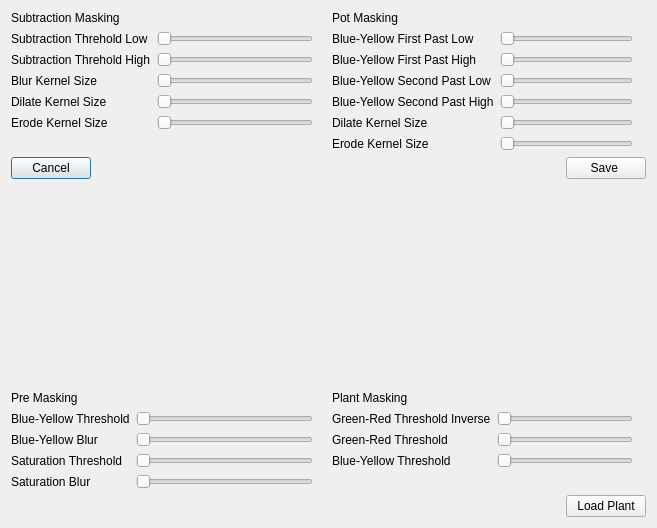
<?xml version="1.0" encoding="UTF-8"?>
<ui version="4.0">
 <class>ManualImportMaskSubtraction</class>
 <widget class="QDialog" name="ManualImportMaskSubtraction">
  <property name="geometry">
   <rect>
    <x>0</x>
    <y>0</y>
    <width>657</width>
    <height>476</height>
   </rect>
  </property>
  <property name="windowTitle">
   <string>Dialog</string>
  </property>
  <layout class="QVBoxLayout" name="verticalLayout_18">
   <item>
    <layout class="QHBoxLayout" name="horizontalLayout_10">
     <item>
      <layout class="QVBoxLayout" name="verticalLayout_17">
       <item>
        <widget class="QLabel" name="label_40">
         <property name="text">
          <string>Subtraction Masking</string>
         </property>
        </widget>
       </item>
       <item>
        <layout class="QHBoxLayout" name="horizontalLayout_3">
         <item>
          <layout class="QVBoxLayout" name="verticalLayout_2">
           <item>
            <widget class="QLabel" name="label">
             <property name="text">
              <string>Subtraction Threhold Low</string>
             </property>
            </widget>
           </item>
           <item>
            <widget class="QLabel" name="label_2">
             <property name="text">
              <string>Subtraction Threhold High</string>
             </property>
            </widget>
           </item>
           <item>
            <widget class="QLabel" name="label_7">
             <property name="text">
              <string>Blur Kernel Size</string>
             </property>
            </widget>
           </item>
           <item>
            <widget class="QLabel" name="label_29">
             <property name="text">
              <string>Dilate Kernel Size</string>
             </property>
            </widget>
           </item>
           <item>
            <widget class="QLabel" name="label_30">
             <property name="text">
              <string>Erode Kernel Size</string>
             </property>
            </widget>
           </item>
          </layout>
         </item>
         <item>
          <layout class="QVBoxLayout" name="verticalLayout_3">
           <item>
            <widget class="QSlider" name="sTL">
             <property name="maximum">
              <number>255</number>
             </property>
             <property name="orientation">
              <enum>Qt::Horizontal</enum>
             </property>
            </widget>
           </item>
           <item>
            <widget class="QSlider" name="sTH">
             <property name="maximum">
              <number>255</number>
             </property>
             <property name="orientation">
              <enum>Qt::Horizontal</enum>
             </property>
            </widget>
           </item>
           <item>
            <widget class="QSlider" name="bKS">
             <property name="minimum">
              <number>1</number>
             </property>
             <property name="maximum">
              <number>9</number>
             </property>
             <property name="singleStep">
              <number>2</number>
             </property>
             <property name="pageStep">
              <number>2</number>
             </property>
             <property name="orientation">
              <enum>Qt::Horizontal</enum>
             </property>
            </widget>
           </item>
           <item>
            <widget class="QSlider" name="DifferenceDilateKernelSize">
             <property name="maximum">
              <number>10</number>
             </property>
             <property name="orientation">
              <enum>Qt::Horizontal</enum>
             </property>
            </widget>
           </item>
           <item>
            <widget class="QSlider" name="DifferenceErodeKernelSize">
             <property name="maximum">
              <number>10</number>
             </property>
             <property name="orientation">
              <enum>Qt::Horizontal</enum>
             </property>
            </widget>
           </item>
          </layout>
         </item>
         <item>
          <layout class="QVBoxLayout" name="verticalLayout_4">
           <item>
            <widget class="QLabel" name="label_12">
             <property name="text">
              <string/>
             </property>
            </widget>
           </item>
           <item>
            <widget class="QLabel" name="label_13">
             <property name="text">
              <string/>
             </property>
            </widget>
           </item>
           <item>
            <widget class="QLabel" name="label_15">
             <property name="text">
              <string/>
             </property>
            </widget>
           </item>
           <item>
            <widget class="QLabel" name="label_31">
             <property name="text">
              <string/>
             </property>
            </widget>
           </item>
           <item>
            <widget class="QLabel" name="label_32">
             <property name="text">
              <string/>
             </property>
            </widget>
           </item>
          </layout>
         </item>
        </layout>
       </item>
       <item>
        <spacer name="verticalSpacer_3">
         <property name="orientation">
          <enum>Qt::Vertical</enum>
         </property>
         <property name="sizeHint" stdset="0">
          <size>
           <width>20</width>
           <height>40</height>
          </size>
         </property>
        </spacer>
       </item>
      </layout>
     </item>
     <item>
      <layout class="QVBoxLayout" name="verticalLayout_12">
       <item>
        <widget class="QLabel" name="label_24">
         <property name="text">
          <string>Pot Masking</string>
         </property>
        </widget>
       </item>
       <item>
        <layout class="QHBoxLayout" name="horizontalLayout_7">
         <item>
          <layout class="QVBoxLayout" name="verticalLayout_9">
           <item>
            <widget class="QLabel" name="label_3">
             <property name="text">
              <string>Blue-Yellow First Past Low</string>
             </property>
            </widget>
           </item>
           <item>
            <widget class="QLabel" name="label_4">
             <property name="text">
              <string>Blue-Yellow First Past High</string>
             </property>
            </widget>
           </item>
           <item>
            <widget class="QLabel" name="label_5">
             <property name="text">
              <string>Blue-Yellow Second Past Low</string>
             </property>
            </widget>
           </item>
           <item>
            <widget class="QLabel" name="label_6">
             <property name="text">
              <string>Blue-Yellow Second Past High</string>
             </property>
            </widget>
           </item>
           <item>
            <widget class="QLabel" name="label_25">
             <property name="text">
              <string>Dilate Kernel Size</string>
             </property>
            </widget>
           </item>
           <item>
            <widget class="QLabel" name="label_26">
             <property name="text">
              <string>Erode Kernel Size</string>
             </property>
            </widget>
           </item>
          </layout>
         </item>
         <item>
          <layout class="QVBoxLayout" name="verticalLayout_10">
           <item>
            <widget class="QSlider" name="bYFPL">
             <property name="maximum">
              <number>255</number>
             </property>
             <property name="orientation">
              <enum>Qt::Horizontal</enum>
             </property>
            </widget>
           </item>
           <item>
            <widget class="QSlider" name="bYFPH">
             <property name="maximum">
              <number>255</number>
             </property>
             <property name="orientation">
              <enum>Qt::Horizontal</enum>
             </property>
            </widget>
           </item>
           <item>
            <widget class="QSlider" name="bYSPL">
             <property name="maximum">
              <number>255</number>
             </property>
             <property name="orientation">
              <enum>Qt::Horizontal</enum>
             </property>
            </widget>
           </item>
           <item>
            <widget class="QSlider" name="bYSPH">
             <property name="maximum">
              <number>255</number>
             </property>
             <property name="orientation">
              <enum>Qt::Horizontal</enum>
             </property>
            </widget>
           </item>
           <item>
            <widget class="QSlider" name="PotDilateKernelSize">
             <property name="minimum">
              <number>1</number>
             </property>
             <property name="maximum">
              <number>10</number>
             </property>
             <property name="singleStep">
              <number>2</number>
             </property>
             <property name="pageStep">
              <number>2</number>
             </property>
             <property name="orientation">
              <enum>Qt::Horizontal</enum>
             </property>
            </widget>
           </item>
           <item>
            <widget class="QSlider" name="PotErodeKernelSize">
             <property name="minimum">
              <number>1</number>
             </property>
             <property name="maximum">
              <number>10</number>
             </property>
             <property name="singleStep">
              <number>2</number>
             </property>
             <property name="pageStep">
              <number>2</number>
             </property>
             <property name="orientation">
              <enum>Qt::Horizontal</enum>
             </property>
            </widget>
           </item>
          </layout>
         </item>
         <item>
          <layout class="QVBoxLayout" name="verticalLayout_11">
           <item>
            <widget class="QLabel" name="label_14">
             <property name="text">
              <string/>
             </property>
            </widget>
           </item>
           <item>
            <widget class="QLabel" name="label_11">
             <property name="text">
              <string/>
             </property>
            </widget>
           </item>
           <item>
            <widget class="QLabel" name="label_10">
             <property name="text">
              <string/>
             </property>
            </widget>
           </item>
           <item>
            <widget class="QLabel" name="label_9">
             <property name="text">
              <string/>
             </property>
            </widget>
           </item>
           <item>
            <widget class="QLabel" name="label_27">
             <property name="text">
              <string/>
             </property>
            </widget>
           </item>
           <item>
            <widget class="QLabel" name="label_28">
             <property name="text">
              <string/>
             </property>
            </widget>
           </item>
          </layout>
         </item>
        </layout>
       </item>
       <item>
        <spacer name="verticalSpacer_4">
         <property name="orientation">
          <enum>Qt::Vertical</enum>
         </property>
         <property name="sizeHint" stdset="0">
          <size>
           <width>20</width>
           <height>40</height>
          </size>
         </property>
        </spacer>
       </item>
      </layout>
     </item>
    </layout>
   </item>
   <item>
    <layout class="QHBoxLayout" name="horizontalLayout_5">
     <item>
      <widget class="QPushButton" name="pushButton_5">
       <property name="text">
        <string>Cancel</string>
       </property>
       <property name="icon">
        <iconset resource="images.qrc">
         <normaloff>:/icons/Images/process-stop.svg</normaloff>:/icons/Images/process-stop.svg</iconset>
       </property>
      </widget>
     </item>
     <item>
      <spacer name="horizontalSpacer_7">
       <property name="orientation">
        <enum>Qt::Horizontal</enum>
       </property>
       <property name="sizeHint" stdset="0">
        <size>
         <width>40</width>
         <height>20</height>
        </size>
       </property>
      </spacer>
     </item>
     <item>
      <widget class="QPushButton" name="pushButton_4">
       <property name="text">
        <string>Save </string>
       </property>
       <property name="icon">
        <iconset resource="images.qrc">
         <normaloff>:/icons/Images/dialog-ok-apply.svg</normaloff>:/icons/Images/dialog-ok-apply.svg</iconset>
       </property>
      </widget>
     </item>
    </layout>
   </item>
   <item>
    <layout class="QHBoxLayout" name="horizontalLayout_4">
     <item>
      <spacer name="horizontalSpacer_5">
       <property name="orientation">
        <enum>Qt::Horizontal</enum>
       </property>
       <property name="sizeHint" stdset="0">
        <size>
         <width>40</width>
         <height>20</height>
        </size>
       </property>
      </spacer>
     </item>
     <item>
      <widget class="QLabel" name="maskM">
       <property name="minimumSize">
        <size>
         <width>300</width>
         <height>200</height>
        </size>
       </property>
       <property name="maximumSize">
        <size>
         <width>300</width>
         <height>200</height>
        </size>
       </property>
       <property name="text">
        <string/>
       </property>
      </widget>
     </item>
     <item>
      <spacer name="horizontalSpacer_6">
       <property name="orientation">
        <enum>Qt::Horizontal</enum>
       </property>
       <property name="sizeHint" stdset="0">
        <size>
         <width>40</width>
         <height>20</height>
        </size>
       </property>
      </spacer>
     </item>
    </layout>
   </item>
   <item>
    <layout class="QHBoxLayout" name="horizontalLayout_9">
     <item>
      <layout class="QVBoxLayout" name="verticalLayout_7">
       <item>
        <widget class="QLabel" name="label_19">
         <property name="text">
          <string>Pre Masking</string>
         </property>
        </widget>
       </item>
       <item>
        <layout class="QHBoxLayout" name="horizontalLayout_6">
         <item>
          <layout class="QVBoxLayout" name="verticalLayout_5">
           <item>
            <widget class="QLabel" name="label_8">
             <property name="text">
              <string>Blue-Yellow Threshold</string>
             </property>
            </widget>
           </item>
           <item>
            <widget class="QLabel" name="label_16">
             <property name="text">
              <string>Blue-Yellow Blur</string>
             </property>
            </widget>
           </item>
           <item>
            <widget class="QLabel" name="label_17">
             <property name="text">
              <string>Saturation Threshold</string>
             </property>
            </widget>
           </item>
           <item>
            <widget class="QLabel" name="label_18">
             <property name="text">
              <string>Saturation Blur</string>
             </property>
            </widget>
           </item>
          </layout>
         </item>
         <item>
          <layout class="QVBoxLayout" name="verticalLayout_6">
           <item>
            <widget class="QSlider" name="BluePlantThreshold">
             <property name="maximum">
              <number>255</number>
             </property>
             <property name="singleStep">
              <number>1</number>
             </property>
             <property name="orientation">
              <enum>Qt::Horizontal</enum>
             </property>
            </widget>
           </item>
           <item>
            <widget class="QSlider" name="BluePlantBlur">
             <property name="minimum">
              <number>1</number>
             </property>
             <property name="maximum">
              <number>9</number>
             </property>
             <property name="singleStep">
              <number>2</number>
             </property>
             <property name="pageStep">
              <number>2</number>
             </property>
             <property name="orientation">
              <enum>Qt::Horizontal</enum>
             </property>
             <property name="tickPosition">
              <enum>QSlider::NoTicks</enum>
             </property>
             <property name="tickInterval">
              <number>0</number>
             </property>
            </widget>
           </item>
           <item>
            <widget class="QSlider" name="GreenPlantThreshold">
             <property name="maximum">
              <number>255</number>
             </property>
             <property name="singleStep">
              <number>1</number>
             </property>
             <property name="pageStep">
              <number>10</number>
             </property>
             <property name="orientation">
              <enum>Qt::Horizontal</enum>
             </property>
            </widget>
           </item>
           <item>
            <widget class="QSlider" name="GreenPlantBlur">
             <property name="minimum">
              <number>1</number>
             </property>
             <property name="maximum">
              <number>9</number>
             </property>
             <property name="singleStep">
              <number>2</number>
             </property>
             <property name="orientation">
              <enum>Qt::Horizontal</enum>
             </property>
            </widget>
           </item>
          </layout>
         </item>
         <item>
          <layout class="QVBoxLayout" name="verticalLayout_8">
           <item>
            <widget class="QLabel" name="label_20">
             <property name="text">
              <string/>
             </property>
            </widget>
           </item>
           <item>
            <widget class="QLabel" name="label_22">
             <property name="text">
              <string/>
             </property>
            </widget>
           </item>
           <item>
            <widget class="QLabel" name="label_23">
             <property name="text">
              <string/>
             </property>
            </widget>
           </item>
           <item>
            <widget class="QLabel" name="label_21">
             <property name="text">
              <string/>
             </property>
            </widget>
           </item>
          </layout>
         </item>
        </layout>
       </item>
       <item>
        <spacer name="verticalSpacer_2">
         <property name="orientation">
          <enum>Qt::Vertical</enum>
         </property>
         <property name="sizeHint" stdset="0">
          <size>
           <width>20</width>
           <height>40</height>
          </size>
         </property>
        </spacer>
       </item>
      </layout>
     </item>
     <item>
      <layout class="QVBoxLayout" name="verticalLayout_16">
       <item>
        <widget class="QLabel" name="label_39">
         <property name="text">
          <string>Plant Masking</string>
         </property>
        </widget>
       </item>
       <item>
        <layout class="QHBoxLayout" name="horizontalLayout_8">
         <item>
          <layout class="QVBoxLayout" name="verticalLayout_13">
           <item>
            <widget class="QLabel" name="label_33">
             <property name="text">
              <string>Green-Red Threshold Inverse</string>
             </property>
            </widget>
           </item>
           <item>
            <widget class="QLabel" name="label_34">
             <property name="text">
              <string>Green-Red Threshold</string>
             </property>
            </widget>
           </item>
           <item>
            <widget class="QLabel" name="label_35">
             <property name="text">
              <string>Blue-Yellow Threshold</string>
             </property>
            </widget>
           </item>
          </layout>
         </item>
         <item>
          <layout class="QVBoxLayout" name="verticalLayout_14">
           <item>
            <widget class="QSlider" name="MaskAlphaThresholdDark">
             <property name="maximum">
              <number>255</number>
             </property>
             <property name="orientation">
              <enum>Qt::Horizontal</enum>
             </property>
            </widget>
           </item>
           <item>
            <widget class="QSlider" name="MaskAlphaThresholdLight">
             <property name="maximum">
              <number>255</number>
             </property>
             <property name="orientation">
              <enum>Qt::Horizontal</enum>
             </property>
            </widget>
           </item>
           <item>
            <widget class="QSlider" name="MaskBetaThreshold">
             <property name="maximum">
              <number>255</number>
             </property>
             <property name="orientation">
              <enum>Qt::Horizontal</enum>
             </property>
            </widget>
           </item>
          </layout>
         </item>
         <item>
          <layout class="QVBoxLayout" name="verticalLayout_15">
           <item>
            <widget class="QLabel" name="label_36">
             <property name="text">
              <string/>
             </property>
            </widget>
           </item>
           <item>
            <widget class="QLabel" name="label_37">
             <property name="text">
              <string/>
             </property>
            </widget>
           </item>
           <item>
            <widget class="QLabel" name="label_38">
             <property name="text">
              <string/>
             </property>
            </widget>
           </item>
          </layout>
         </item>
        </layout>
       </item>
       <item>
        <spacer name="verticalSpacer">
         <property name="orientation">
          <enum>Qt::Vertical</enum>
         </property>
         <property name="sizeHint" stdset="0">
          <size>
           <width>20</width>
           <height>40</height>
          </size>
         </property>
        </spacer>
       </item>
      </layout>
     </item>
    </layout>
   </item>
   <item>
    <layout class="QVBoxLayout" name="verticalLayout">
     <item>
      <layout class="QHBoxLayout" name="horizontalLayout">
       <item>
        <spacer name="horizontalSpacer">
         <property name="orientation">
          <enum>Qt::Horizontal</enum>
         </property>
         <property name="sizeHint" stdset="0">
          <size>
           <width>40</width>
           <height>20</height>
          </size>
         </property>
        </spacer>
       </item>
       <item>
        <widget class="QPushButton" name="pushButton">
         <property name="text">
          <string>Load Plant</string>
         </property>
        </widget>
       </item>
      </layout>
     </item>
     <item>
      <layout class="QHBoxLayout" name="horizontalLayout_2"/>
     </item>
    </layout>
   </item>
  </layout>
 </widget>
 <resources>
  <include location="images.qrc"/>
 </resources>
 <connections/>
</ui>
